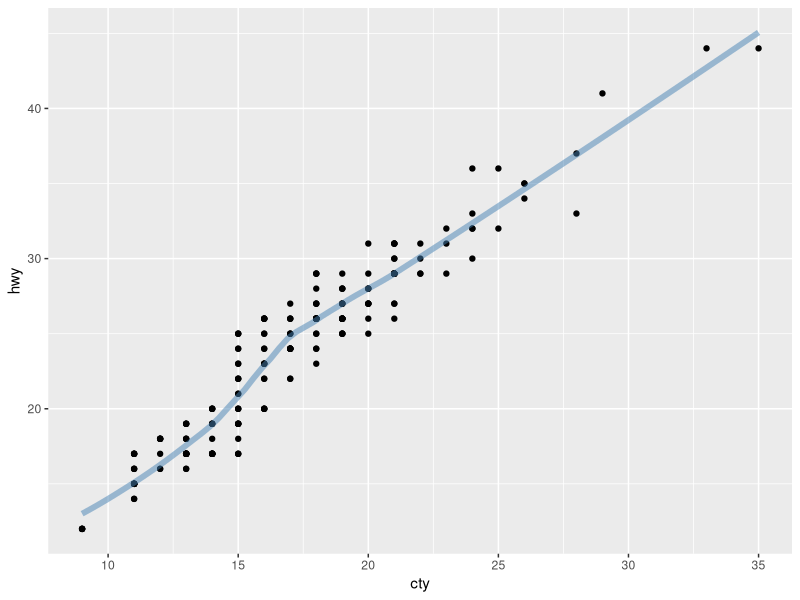
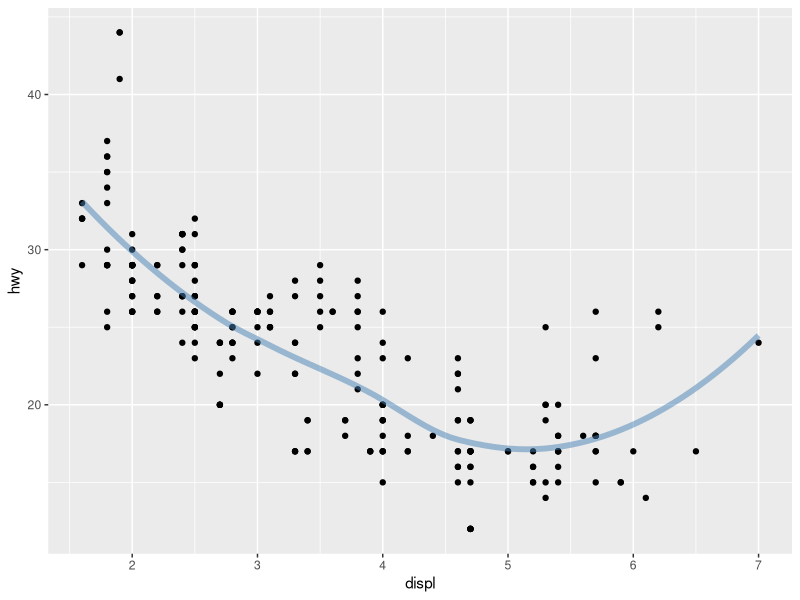
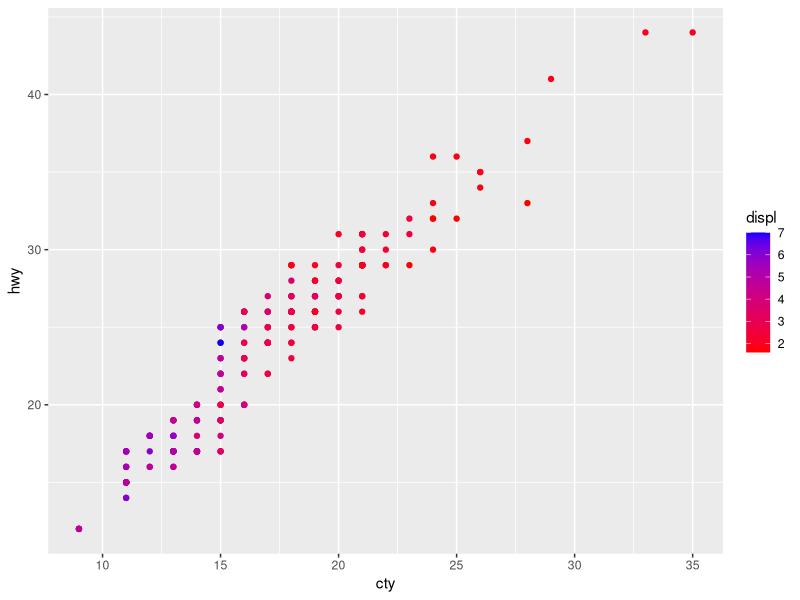
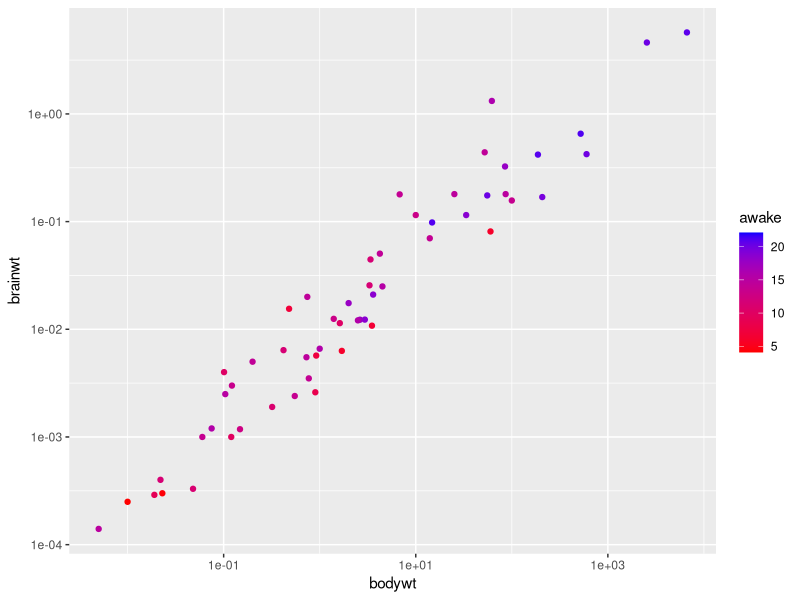
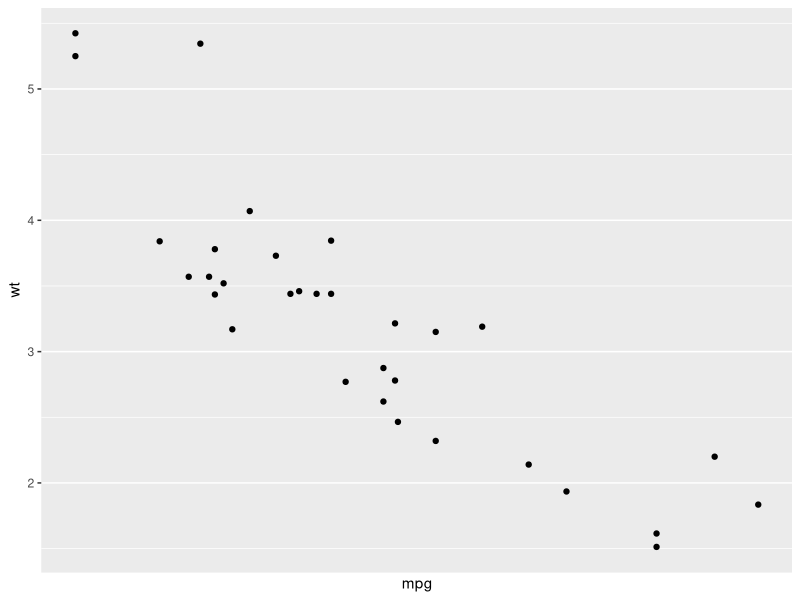
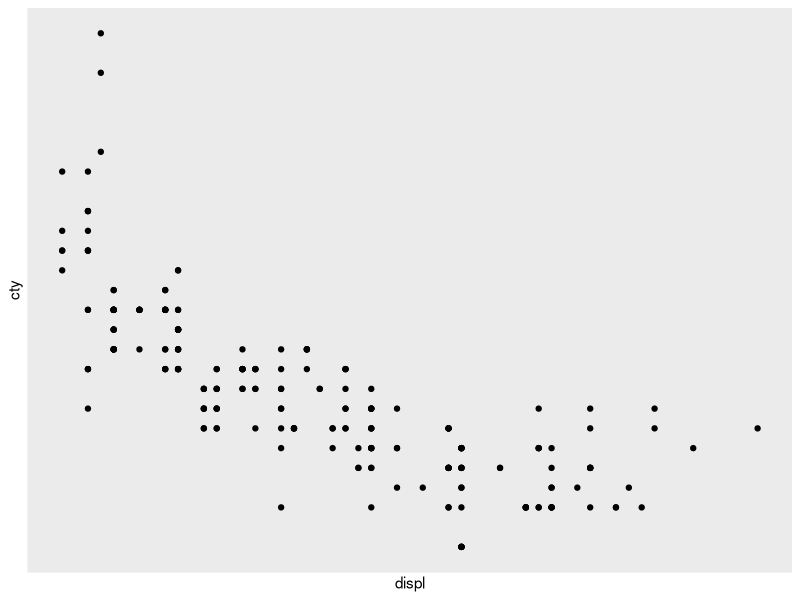
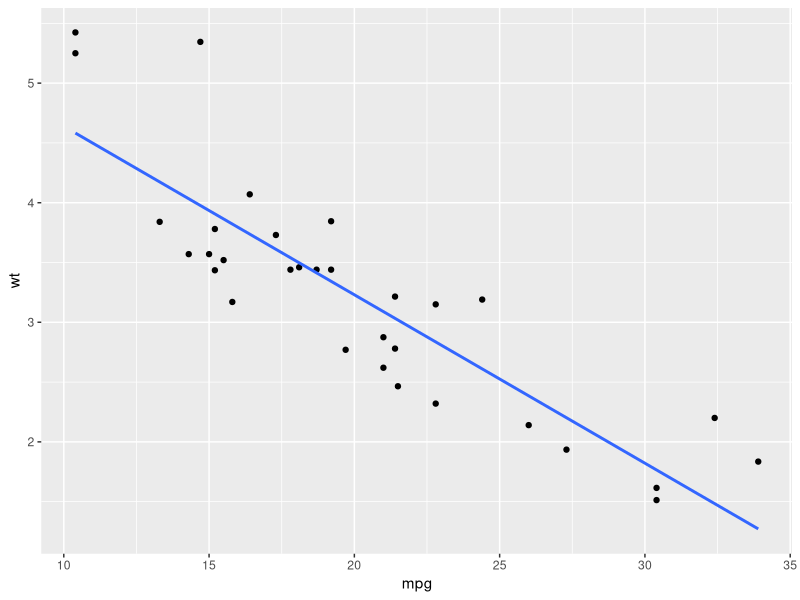
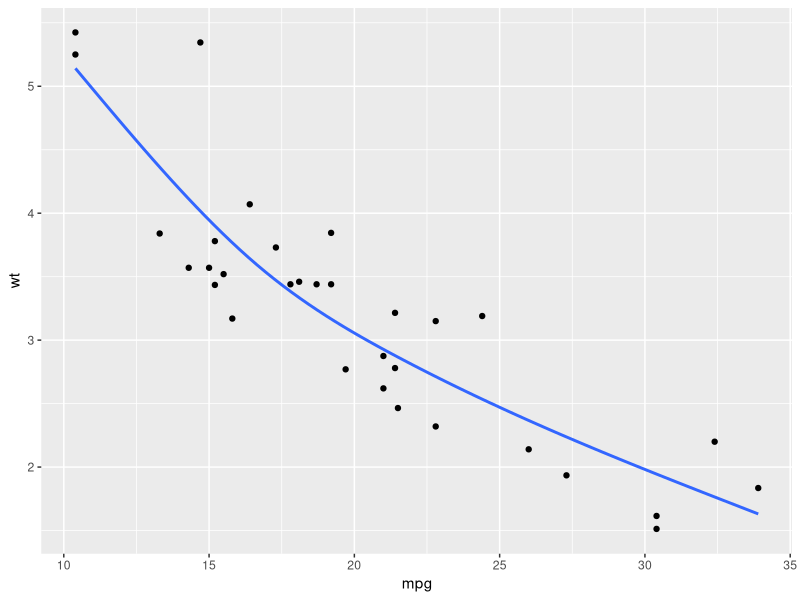

These charts were generated, in order, by the following R code:
## ---- chunk 1
library("ggplot2")
options(digits = 2)
## ---- chunk 2
p <- ggplot(mpg, aes(displ, hwy)) + 
  geom_point()
summary(p)

p <- p + geom_smooth()
summary(p)
## ---- chunk 3
bestfit <- geom_smooth(
  method = "loess", 
  se = FALSE, 
  colour = alpha("steelblue", 0.5), 
  size = 2
)
ggplot(mpg, aes(cty, hwy)) + 
  geom_point() + 
  bestfit
ggplot(mpg, aes(displ, hwy)) + 
  geom_point() + 
  bestfit
## ---- chunk 4
gradient_rb <- scale_colour_gradient(low = "red", high = "blue")
qplot(cty, hwy, data = mpg, colour = displ) + gradient_rb
qplot(bodywt, brainwt, data = msleep, colour = awake, log="xy") +
  gradient_rb
## ---- chunk 5
xquiet <- scale_x_continuous(breaks = NULL)
yquiet <- scale_y_continuous(breaks = NULL)

qplot(mpg, wt, data = mtcars) + xquiet 
qplot(displ, cty, data = mpg) + xquiet + yquiet 
## ---- chunk 6
geom_lm <- function(formula = y ~ x) {
  geom_smooth(formula = formula, se = FALSE, method = "lm")
}
qplot(mpg, wt, data = mtcars) + geom_lm()
library("splines")
qplot(mpg, wt, data = mtcars) + geom_lm(y ~ ns(x, 3))
## ---- chunk 7
rescale01 <- function(x) {
  rng <- range(x, na.rm = TRUE)
  (x - rng[1]) / (rng[2] - rng[1])
}
pcp_data <- function(df) {
  numeric <- sapply(df, is.numeric)
  # Rescale numeric columns
  df[numeric] <- lapply(df[numeric], rescale01)
  # Add row identified
  df$.row <- rownames(df)
  # Treat numerics as value (aka measure) variables 
  dfg <- tidyr::gather_(df, "variable", "value", names(df)[numeric])
  # Add pcp to class of the data frame
  class(dfg) <- c("pcp", class(dfg))
  dfg
}
pcp <- function(df, ...) {
  df <- pcp_data(df)
  ggplot(df, aes(variable, value)) + geom_line(aes(group = .row))
}
pcp(mpg)
pcp(mpg) + aes(colour = drv)
